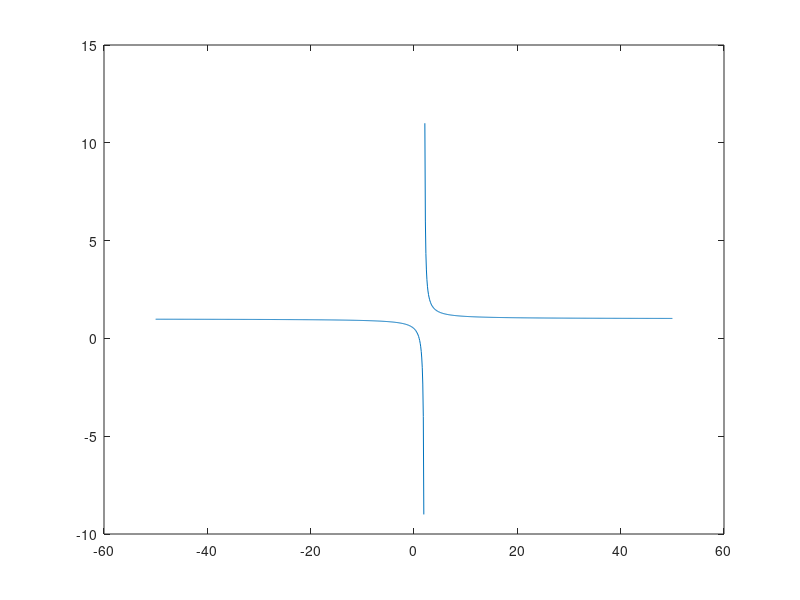

Reproduce this figure in MATLAB.
%descricion:  para graficar funciones 
%author: Jafet martinez meza 
%fecha: 29/10/2021
%date: 20212365

clear
r=-50:0.1:50;
%funcion 
fr=(r-1)./(r-2)
plot(r, fr);
